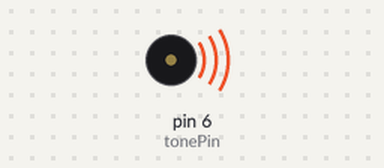
The sketch below on a simulated Arduino Uno, built with avr-gcc and run on an emulated ATmega328P. Shown: buzzer (waves = sounding).

Above: at 0.2 s.
Timing chart, 0 to 3.0 s (numbered marks = the images above):
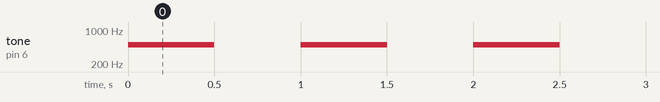

Measured:
- by itself, tone on pin 6 (tonePin): alternates 500 Hz for 0.50 s and silent for 0.50 s

The sketch:

buzzer.ino
```cpp
int tonePin = 6; // PWM pin

void setup() {
    pinMode(tonePin, OUTPUT);
}

void loop() {
    tone(tonePin, 500);
    delay(500);
    noTone(tonePin);
    delay(500);
}
```
